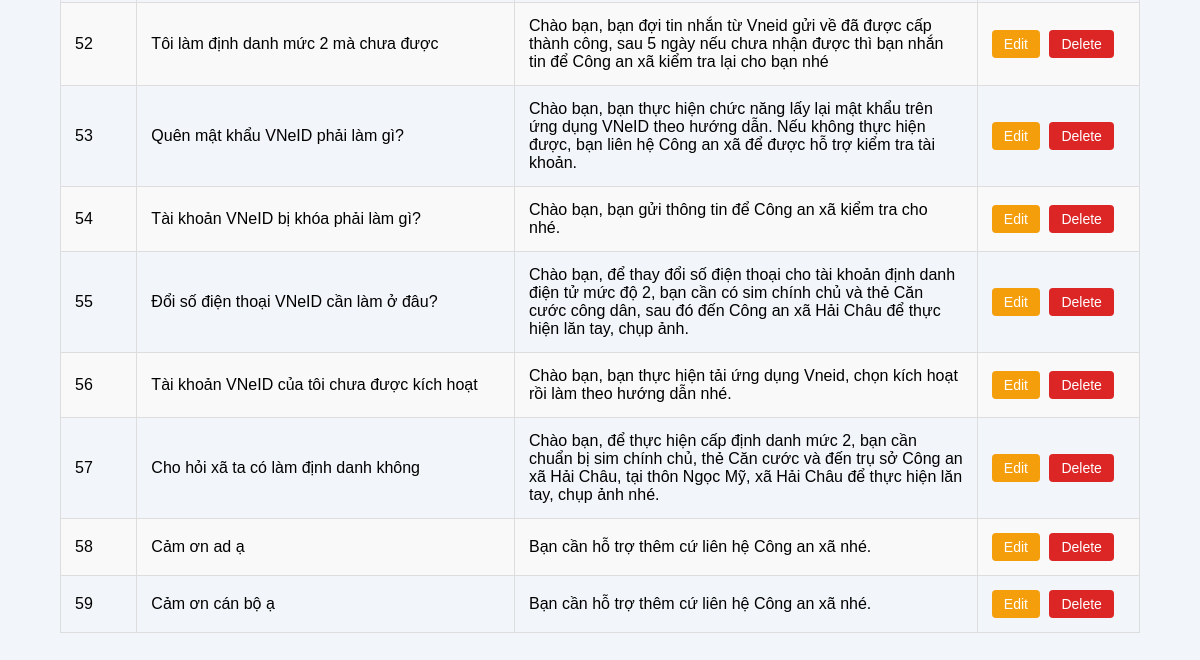
The app's page /view_faq (signed in, lower part), older data.
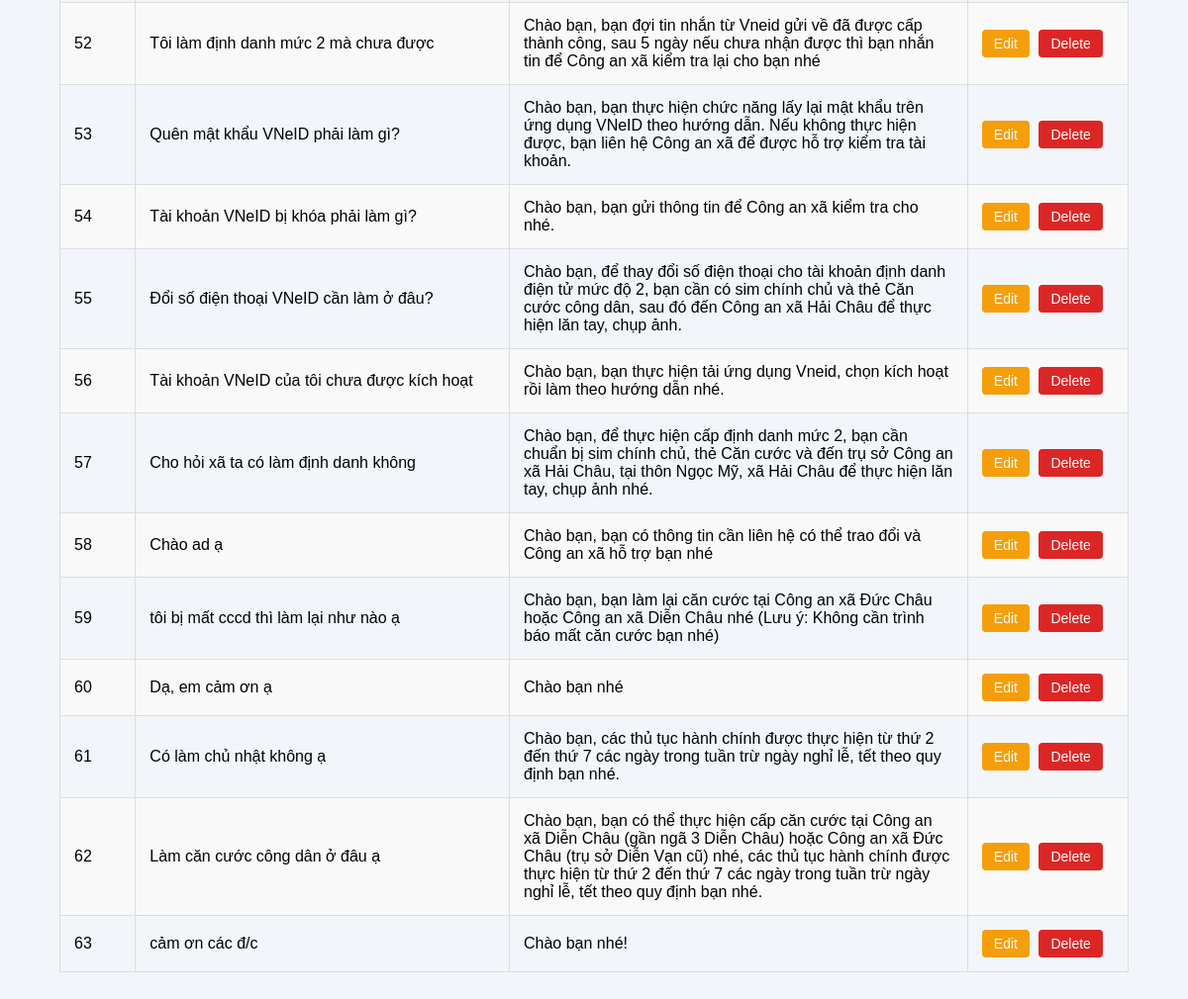
The same page, newer data.
### models.py (models this page shows, shortened)
class Faq_User ( db.Model):
    __tablename__ = "Faq_User"
    id: Mapped[int] = mapped_column(primary_key=True)
    ask: Mapped[str] = mapped_column()
    answer: Mapped[str] = mapped_column()

### routes/routes.py (the view)
    @app.route("/view_faq", methods =["GET"])
    @login_required
    def view_faq():
        faqs = Faq_User.query.all()
        return render_template("listFaq.html", faqs=faqs)

### app.py (called while the page is built)
@login_manager.user_loader
def load_user(user_id):
	from models import User
	return db.session.get(User, int(user_id))

### templates/listFaq.html (shortened to what this page needs)
{% extends "base.html" %}
{% block body%}
<div class="container">
 <br>
<table>
<tbody>
    {% for faq in faqs %}
    <tr>
        <td>{{ faq.id }}</td>
        <td>{{ faq.ask }}</td>
        <td>{{ faq.answer }}</td>
    <td>
    <a href="{{url_for('edit', id = faq.id)}}" class="action-btn edit-btn">Edit</a>
    <a href="{{url_for('delete', id = faq.id)}}"  class="action-btn delete-btn">Delete</a>
    </td>
    </tr>
{% endfor %}
</tbody>
</table>
</div>
{% endblock %}

### templates/base.html (shortened to what this page needs)
<!DOCTYPE html>
<html lang="en">
<head>
   <link rel="stylesheet" href="{{ url_for('static', filename='css/style.css') }}">
</head>
<body>
{% block body%} {%endblock %}
</body>
</html>

### static/css/style.css (style rules this page uses)
* { margin:0; padding:0; box-sizing:border-box; font-family:Arial, Helvetica, sans-serif; }
body { background:#f2f5f9; }
.container { width:90%; max-width:1200px; margin:40px auto; }
table { width:100%; border-collapse:collapse; }
tr:nth-child(even) { background:#f9f9f9; }

Row changes from the older to the newer data that the page shows:
changed Faq_User id 58: ask "Cảm ơn ad ạ" → "Chào ad ạ"; answer "Bạn cần hỗ trợ thêm cứ liên hệ Công an xã nhé." → "Chào bạn, bạn có thông tin cần liên hệ có thể trao đổi và Công an xã hỗ trợ bạn nhé"
changed Faq_User id 59: ask "Cảm ơn cán bộ ạ" → "tôi bị mất cccd thì làm lại như nào ạ"; answer "Bạn cần hỗ trợ thêm cứ liên hệ Công an xã nhé." → "Chào bạn, bạn làm lại căn cước tại Công an xã Đức Châu hoặc Công an xã Diễn Châu nhé (Lưu ý: Không cần trình báo mất căn cước bạn nhé)"
added Faq_User: id "60", ask "Dạ, em cảm ơn ạ", answer "Chào bạn nhé"
added Faq_User: id "61", ask "Có làm chủ nhật không ạ", answer "Chào bạn, các thủ tục hành chính được thực hiện từ thứ 2 đến thứ 7 các ngày trong tuần trừ ngày nghỉ lễ, tết theo quy định bạn nhé."
added Faq_User: id "62", ask "Làm căn cước công dân ở đâu ạ", answer "Chào bạn, bạn có thể thực hiện cấp căn cước tại Công an xã Diễn Châu (gần ngã 3 Diễn Châu) hoặc Công an xã Đức Châu (trụ sở Diễn Vạn cũ) nhé, các thủ tục hành chính được thực hiện từ thứ 2 đến thứ 7 các ngày trong tuần trừ ngày nghỉ lễ, tết theo quy định bạn nhé."
added Faq_User: id "63", ask "cảm ơn các đ/c", answer "Chào bạn nhé!"
